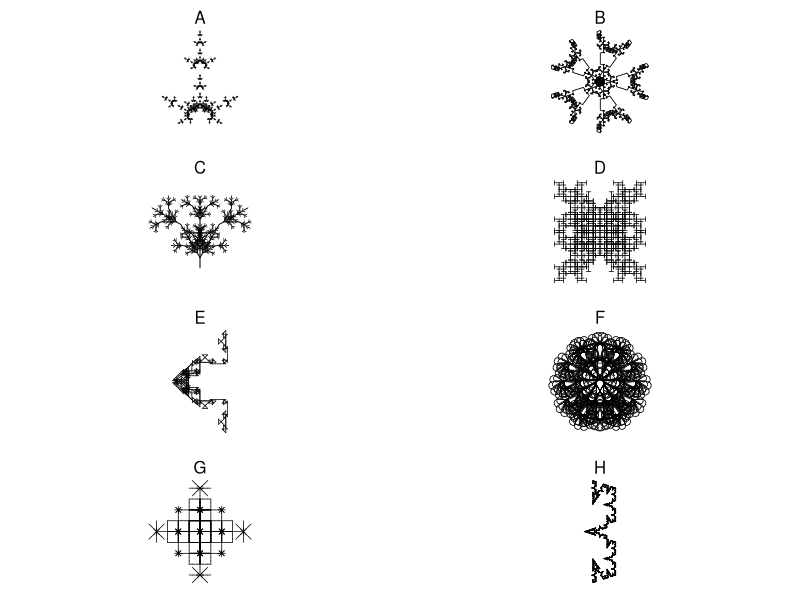

This chart was generated by the following R code:
## ---- chunk 1
g1 = list("A",
          list("A"="B-A-B",
               "B"="A+B+A"),
          6,
          60)
g2 = list("A",
          list("A"="A[+A][-A]B",
               "B"="[--B][++B]A"),
          5,
          30)
g3 = list("A",
          list("A"="-B+B+B+B+B+B",
               "B"="B[--CCA][-CCA]B",
               "C"="CC"),
          5,
          60)
g4 = list("A",
          list("A"="[----AAB][--AAB][++AAB]AAB",
               "B"="[-C][+C][--C][++C][---C][+++C]",
               "C"="CAB"),
          3,
          45)

g5 = list("A",
          list("A"="[-AAB][--AAB][+AAB][++AAB]AAB",
               "B"="[-C][+C][--C][++C]CA",
               "C"="CC"),
          3,
          72)

g6 = list("A",
          list("A"="-B+B+B+B+B+B",
               "B"="BB[-CCA]",
               "C"="CC"),
          5,
          60)

g7 = list("A",
          list("A"="B+B+B+B+B",
               "B"="[-CCA]BB",
               "C"="CC"),
          5,
          72)

g8 = list("A++++A",
          list("A"="+A-B-B[B]",
               "B"="-B+A+A[A]"),
          5,
          45)

g9 = list("A++A",
          list("A"="AB[-A][+A]",
               "B"="A"),
          6,
          90)

g10 = list("A+++A+++A+++A",
          list("A"="B--B",
               "B"="AA+++AA"),
          7,
          30)

g11 = list("A",
           list("A"="AB",
                "B"="A[++C][--C]",
                "C"="C[+C][-C]A"),
           7,
           45)

g12 = list("A",
           list("A"="X[-A][+A]AA",
                "X"="XX"),
           5,
           60)

g13 = list("A",
           list("A"="X[-A][+A]A",
                "X"="XX"),
           6,
           60)

g14 = list("A++++++.A",
           list("A"="B+B+B+B+B+B+B",
                "B"="B[-CCA][+CCA]",
                "C"="CC"),
           5,
           30)

g15 = list("A",
           list("A"="ABA",
                "B"="[-BAB][+BAB]"),
           6,
           90)

g16 = list("AA",
           list("A"="ABA",
                "B"="C[-BAB][+BAB]",
                "C"="CC"),
           5,
           90)

g17 = list("AA",
           list("A"="B-AA-B",
                "B"="A+B+A"),
                6,
                45)

g18 = list("AA",
           list("A"="B-AA-B",
                "B"="AB+B+A"),
                5,
                90)

g19 = list("AA",
           list("A"="B-AA-B",
                "B"="AB+B+AB"),
                5,
                90)

g20 = list("A++A++A++A",
           list("A"="B-CAC-B",
                "B"="AB-BA",
                "C"="CC"),
                5,
                135)

g21 = list("A.A",
           list("A"="BC",
                "B"="B[+C][-C]",
                "C"="CAD",
                "D"="DD[+D+D][-D-D]"),
                5,
                60)

g22 = list("A",
           list("A"="B-ABA-B",
                "B"="A+B+A"),
           6,
           72)

g23 = list("A",
           list("A"="B-ABA-B",
                "B"="A+B+A"),
           6,
           90)

g24 = list("A",
           list("A"="B-ABA-B",
                "B"="A+B+A"),
           6,
           120)

g25 = list("A",
           list("A"="B-ABA-B",
                "B"="A+B+A"),
           6,
           108)

g26 = list("A",
           list("A"="B-ABA-B",
                "B"="A+B+A"),
           4,
           135)

g27 = list("A++A++A++A",
           list("A"="B-ABA-B",
                "B"="A+BB+A"),
           4,
           135)

g28 = list("A",
           list("A"="A[+A][-A]B",
                "B"="A[--B][++B]B"),
           6,
           108)

g29 = list("A",
           list("A"="A[+A][-A]A[+B][-B]",
                "B"="A[--B][++B]B"),
           5,
           60)

g30 = list("A",
           list("A"="A[+A][-A]A[+B][-B]",
                "B"="A[--B][++B]B"),
           5,
           20)

g31 = list("A",
           list("A"="A[+A][-A]A[+B][-B]",
                "B"="A[----B][++++B]B"),
           5,
           45)

g32 = list("A",
           list("A"="A[++A][--A]A[+B][-B]",
                "B"="A[----B][++++B]B"),
           5,
           45)

g33 = list("A",
           list("A"="B++B++B++B++B",
                "B"="B[-CCC-CC-CCA][----CC-CCB]B",
                "C"="CC"),
           5,
           36)

g34 = list("A",
           list("A"="B++A++A++B",
                "B"="AB[A-CC-CC-CCA]BA",
                "C"="CC"),
           5,
           90)

g35 = list("A++++XA",
           list("A"="AA[-B][+B]B",
                "B"="[---ABC][+++ABC]",
                "C"="A[-CB][+CB]",
                "X"="XX"),
           5,
           45)

g36 = list("A+++XA",
           list("A"="AA[-B][+B]B",
                "B"="[--ABC][++ABC]",
                "C"="A[-CB][+CB]",
                "X"="XX"),
           5,
           60)

g37 = list("[A]+[A]+[A]+[A]+[A]+[A]",
           list("A"="AA[-B][+B]B",
                "B"="[-ABC][+ABC]",
                "C"="A[-CB][+CB]"),
           4,
           60)

g38 = list("[A]+[A]+[A]+[A]+[A]",
           list("A"="AA[-B][+B]B",
                "B"="[-ABC][+ABC]",
                "C"="A[-CB][+CB]"),
           4,
           72)

g39 = list("[A]+[A]+[A]+[A]",
           list("A"="AA[-B][+B]B",
                "B"="[-ABC][+ABC]",
                "C"="A[-CB][+CB]"),
           4,
           90)

g40 = list("[A]+[A]+[A]",
           list("A"="AA[-B][+B]B",
                "B"="[-ABC][+ABC]",
                "C"="A[-CB][+CB]"),
           4,
           120)

g41 = list("A",
           list("A"="C[+CA][CCCA][-CA]",
                "C"="CC"),
           6,
           45)

g42 = list("A",
           list("A"="C[+CA][CCCCB][-CA]",
                "B"="[++A][--A]",
                "C"="CC"),
           6,
           45)

g43 = list("[A]--[A]--[A]--[A]",
           list("A"="C[+CB][CCA][-CB]",
                "B"="CCC[+++A][---A]",
                "C"="CA"),
           4,
           45)

g44 = list("A",
           list("A"="A[-DB][+DB]C",
                "B"="DC[++DA][--DA]B",
                "C"="[+++D][---D]A",
                "D"="DD"),
           6,
           40)

g45 = list("[A]+++[A]+++[A]",
           list("A"="A[---XB][-XB][+XB][+++XB]",
                "B"="XB[++XA][--XA]XA",
                "X"="XX"),
           4,
           40)

g46 = list("[A]+++[A]+++[A]",
           list("A"="A[---XB][-XB][+XB][+++XB]",
                "B"="XB[++XA][--XA]A",
                "X"="XX"),
           4,
           40)

g47 = list("A",
           list("A"="[---B][-B][+B][+++B]",
                "B"="BD[++DA][--DA]B",
                "D"="DD"),
           5,
           45)

g48 = list("A------A",
           list("A"="[---B][-B][+B][+++B]",
                "B"="BD[++DA][--DA]B",
                "D"="DD"),
           5,
           30)

g49 = list("A+A++++++A+A",
           list("A"="[---B][-B][+B][+++B]",
                "B"="BD[++DA][--DA]B",
                "D"="DD"),
           4,
           30)

g50 = list("A--A--A",
           list("A"="A[-A]A"),
           6,
           60)

g51 = list("B---A",
           list("A"="A[-AB]A",
                "B"="B[+BA]B"),
           5,
           60)

g52 = list("[A][B]",
           list("A"="[-XBA]A",
                "B"="[+XAB]B",
                "X"="XX"),
           6,
           30)

g53 = list("[A][B]",
           list("A"="C[-A-B]A",
                "B"="C[+B+A]B",
                "C"="CC"),
           5,
           30)

g54 = list("[+A][-B]",
           list("A"="[-CA-CB]A",
                "B"="[+CB+CA]B",
                "C"="CC"),
           7,
           30)

g55 = list("[+A][-B]",
           list("A"="[-CA-CB]A",
                "B"="[+CB+CA]B",
                "C"="CC"),
           6,
           90)

g56 = list("[+A][-B]",
           list("A"="[-CA-CB]A",
                "B"="[+CB+CA]B",
                "C"="CC"),
           6,
           120)

g57 = list("[+A][-B]",
           list("A"="[-CA-CB]A",
                "B"="[+CB+CA]B",
                "C"="CC"),
           6,
           150)

g58 = list("[+A][-B]",
           list("A"="[-CA-CB]CA",
                "B"="[+CB+CA]CB",
                "C"="CC"),
           6,
           150)

g59 = list("A",
           list("A"="XXX-B+BB+BB+BB+B",
                "X"="XX",
                "B"="B[-XXA]B"),
           4,
           90)

g60 = list("A",
           list("A"="XX[BBB+BB+B]A",
                "X"="XX",
                "B"="B[-XA][+XA]B"),
           4,
           30)

g61 = list("A",
           list("A"="XX[B+BB+BB+BB+B]",
                "X"="XX",
                "B"="BA"),
           6,
           90)

g62 = list("A",
           list("A"="XXX[B+BB+BB+B]",
                "X"="XX",
                "B"="BA"),
           6,
           120)

g63 = list("A",
           list("A"="X[-B+BB+BB+BB+BB+BB+B]",
                "X"="XX",
                "B"="X[+A-AA-AA-AA-AA-AA-A]"),
           3,
           10)

g64 = list("A",
           list("A"="B[-A][+A]",
                "B"="[DA][--DA][++DA]",
                "D"="DD"),
           7,
           60)

g65 = list("X",
           list("F"="FF",
                "X"="F[+XXF+F][-XXF-F]FXX"),
           4,
           30)

g66 = list("X",
           list("F"="FF",
                "X"="FF[+XFF+XF][-XFF-XF]FXX"),
           4,
           30)

g67 = list("X",
           list("F"="FF",
                "X"="FF[+XFFX+XF][-XFFX-XF]FXXFX"),
           3,
           30)

g68 = list("A",
           list("A"="AA[-B][+B]B",
                "B"="B[-ABC][+ABC]",
                "C"="C[-CBA][+CBA]"),
           4,
           60)

g69 = list("A",
           list("A"="A[-BC][+BC]BC",
                "B"="BB[-ABC][+ABC]",
                "C"="CCC[-CBA][+CBA]"),
           4,
           60)

g70 = list("GA",
           list("A"="[---BC][+++BC]",
                "B"="F[--AC][++AC]",
                "C"="FF[-BA][+BA]",
                "F"="FF",
                "G"="F"),
           5,
           15)

g71 = list("GA",
           list("A"="[---BC][+++BC]",
                "B"="[--AC][++AC]",
                "C"="FF[-BA][+BA]",
                "F"="FF",
                "G"="F"),
           5,
           15)

g72 = list("[A]------------[A]",
           list("A"="[---BC][+++BC]",
                "B"="[--AC][++AC]",
                "C"="F[-BA][+BA]",
                "F"="FF"),
           5,
           15)

g73 = list("C",
           list("A"="F[---BC][+++BC]",
                "B"="F[-CA][+CA]",
                "C"="[-AB][+AB]",
                "F"="FF"),
           6,
           15)

g74 = list("A",
           list("A"="ADB",
                "B"="[-CA][+CA]",
                "C"="[+C[-A][+A]][-C[-A][+A]]",
                "D"="E",
                "E"="AA"),
           7,
           30)

g75 = list("ABA",
           list("A"="+B--A--B+",
                "B"="-A+BCB+A-",
                "C"="CC"),
           7,
           45)

g76 = list("AAAAA",
           list("A"="B--A--B",
                "B"="A+BCB+A",
                "C"="CC"),
           5,
           72)

g77 = list("ABA",
           list("A"="A+AA+B+AA+A",
                "B"="B-B-A-B-B"),
           4,
           22)

g78 = list("A+A+A+A",
           list("A"="C[++CB][--CB]",
                "B"="C-BAB+C",
                "C"="CAB"),
           6,
           90)

g79 = list("AAAAA",
           list("A"="A+B+A",
                "B"="CC-[+CA][-CA]-B",
                "C"="CC"),
           6,
           108)

g80 = list("AA",
           list("A"="A++B-C-B++A",
                "B"="B--A+C+A--B",
                "C"="CC"),
           6,
           45)

g81 = list("AAAA",
           list("A"="A++B-C-B++A",
                "B"="B--A+C+A--B",
                "C"="CCC"),
           5,
           45)

g82 = list("-A++A",
           list("A"="A++B-C-B++A",
                "B"="B--A+C+A--B",
                "C"="CCC"),
           5,
           45)

g83 = list("-A",
           list("A"="A++B-C-B++A",
                "B"="B--A+C+A--B",
                "C"="CCC"),
           5,
           45)


g84 = list("AAA",
           list("A"="A++B-C-B++A",
                "B"="B--A+C+A--B",
                "C"="CC"),
           6,
           60)

goodies = list(g1,g2,g3,g4,g5,g6,g7,g8,g9,g10,g11,g12,g13,g14,g15,g16,g17,g18,g19,g20,g21,g22,g23,g24,g25,g26,g27,g28,g29,g30,g31,g32,g33,g34,g35,g36,g37,g38,g39,g40,g41,g42,g43,g44,g45,g46,g47,g48,g49,g50,g51,g52,g53,g54,g55,g56,g57,g58,g59,g60,g61,g62,g63,g64,g65,g66,g67,g68,g69,g70,g71,g72,g73,g74,g75,g76,g77,g78,g79,g80,g81,g82,g83,g84)


showrules = function(g){
    rules = g[[2]]
    pr = paste0("`",names(rules)," > ",rules,"`",collapse="\\\n")
    return(pr)
}

initial_angle = 90  
line_color = "black"
line_width = 1
bg_color = "white"

getstr = function(start,rules,n){
    st = start
    for(jj in 1:n){
        st2 = ""
        for(i in 1:nchar(st)){
            ch = substr(st,i,i)
            if(!is.null(rules[[ch]])){
                st2 = paste0(st2,rules[[ch]],collapse="")
            } else {
                st2 = paste0(st2,ch,collapse="")
            }
        }
        st = st2
    }
    return(st)
}
getxyc = function(string="AA+AA+AA+A+A",angle=pi/2,angle_initial=pi/2,col="blue"){
    switch = 1
    d = angle_initial
    x = 0
    y = 0
    xl = c(x)
    yl = c(y)
    cols = numeric()
    dsave = numeric()
    xsave = numeric()
    ysave = numeric()
    for(i in 1:nchar(string)){
        ch = substr(string,i,i)
        cn = as.integer(charToRaw(ch))
        if(cn>=as.integer(charToRaw("A")) && cn<=as.integer(charToRaw("L"))){
            cols = c(cols,col)
            x = x+cos(d)
            y = y+sin(d)
            xl = c(xl,x)
            yl = c(yl,y)
        }
        if(cn>=as.integer(charToRaw("M")) && cn<=as.integer(charToRaw("Z"))){
            cols = c(cols,"NA")
            x = x+cos(d)
            y = y+sin(d)
            xl = c(xl,x)
            yl = c(yl,y)
        }
        if(cn==as.integer(charToRaw("["))){
            dsave = c(dsave,d)
            xsave = c(xsave,x)
            ysave = c(ysave,y)
        }
        if(cn==as.integer(charToRaw("]"))){
            cols = c(cols,"NA")
            x = xsave[length(xsave)]
            y = ysave[length(ysave)]
            d = dsave[length(dsave)]
            if(length(xsave)>1){
                xsave = xsave[1:(length(xsave)-1)]
                ysave = ysave[1:(length(ysave)-1)]
                dsave = dsave[1:(length(dsave)-1)]
            } else {
                xsave = numeric()
                ysave = numeric()
                dsave = numeric()
            }
            xl = c(xl,x)
            yl = c(yl,y)
        }
        if(cn==as.integer(charToRaw("-"))){
            d = d+angle*switch
        }
        if(cn==as.integer(charToRaw("+"))){
            d = d-angle*switch
        }
        if(cn==as.integer(charToRaw("."))){
            switch = switch*(-1)
        }
    }
    xwid = max(xl)-min(xl)
    ywid = max(yl)-min(yl)
    xmid = (max(xl)+min(xl))/2
    ymid = (max(yl)+min(yl))/2
    wid = max(c(xwid,ywid))
    x2 = (xl-xmid)/wid*2
    y2 = (yl-ymid)/wid*2
    return(list(x2,y2,cols))
}
makeplot = function(xyc,lwd=1){
    x = xyc[[1]]
    y = xyc[[2]]
    c = xyc[[3]]
    plot(0,0,"n",xlim=c(-1,1),ylim=c(-1,1),axes=F,ann=F)
    for(i in 2:length(x)){
        lines(c(x[i-1],x[i]),c(y[i-1],y[i]),col=c[i-1],lwd=lwd)
    }
}

ng = length(goodies)
gs = sample(1:length(goodies),8)
gc = sample(gs,1)
sol = paste0(1*(gs==gc),collapse="")

## ---- chunk 2
cat(showrules(goodies[[gc]]))
## ---- chunk 3
par(mfrow=c(4,2),pty="s",mar=c(1,1.5,2,1.5))
jj = 0
for(i in gs){
    jj = jj+1
    s = getstr(goodies[[i]][[1]],goodies[[i]][[2]],goodies[[i]][[3]])
    angle = goodies[[i]][[4]]
    xyc = getxyc(s,angle/180*pi,angle_initial=initial_angle/180*pi,col=line_color)
    makeplot(xyc,lwd=0.7)
    mtext(LETTERS[jj],3)
}
## ---- chunk 4
GG = goodies[[gs[1]]]
## ---- chunk 5
cat(showrules(GG))
## ---- chunk 6
GG = goodies[[gs[2]]]
## ---- chunk 7
cat(showrules(GG))
## ---- chunk 8
GG = goodies[[gs[3]]]
## ---- chunk 9
cat(showrules(GG))
## ---- chunk 10
GG = goodies[[gs[4]]]
## ---- chunk 11
cat(showrules(GG))
## ---- chunk 12
GG = goodies[[gs[5]]]
## ---- chunk 13
cat(showrules(GG))
## ---- chunk 14
GG = goodies[[gs[6]]]
## ---- chunk 15
cat(showrules(GG))
## ---- chunk 16
GG = goodies[[gs[7]]]
## ---- chunk 17
cat(showrules(GG))
## ---- chunk 18
GG = goodies[[gs[8]]]
## ---- chunk 19
cat(showrules(GG))
